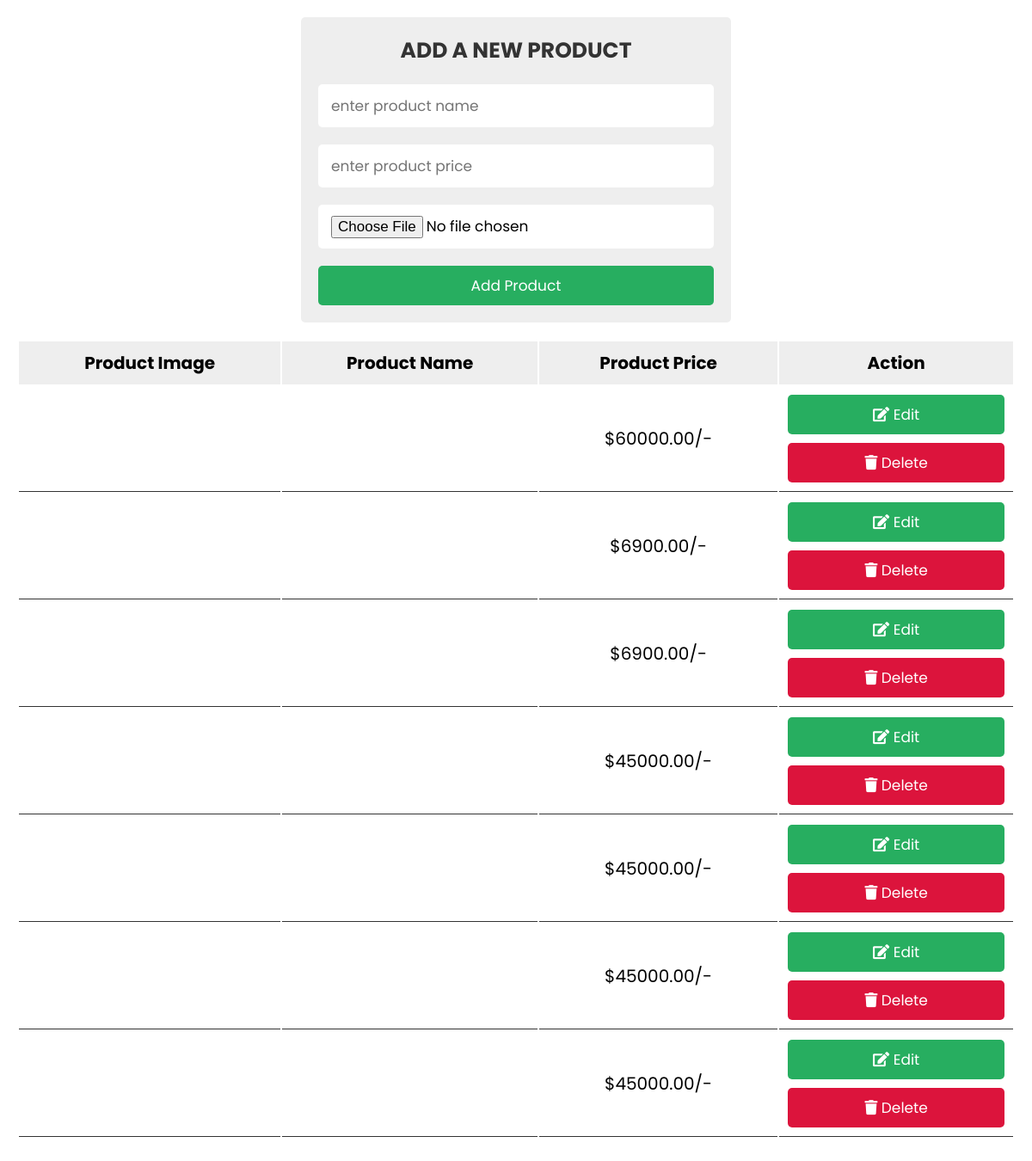
The page /gadgetgroovee/product_management/prod.php on the database its author committed.
### tables this page shows
CREATE TABLE `products` (
  `product_id` int(11) NOT NULL,
  `product_img` varchar(255) NOT NULL,
  `product_name` varchar(255) NOT NULL,
  `description` varchar(255) DEFAULT NULL,
  `price` decimal(10,2) NOT NULL,
  `status` enum('active','inactive') NOT NULL DEFAULT 'active'
);

### gadgetgroovee/product_management/prod.php (the view, shortened to what this page needs)
<?php
@include 'config.php';
?>
<!DOCTYPE html>
<html lang="en">
<head>
   <link rel="stylesheet" href="https://cdnjs.cloudflare.com/ajax/libs/font-awesome/5.15.4/css/all.min.css">
   <link rel="stylesheet" href="css/style.css">
</head>
<body>
<div class="container">
   <div class="admin-product-form-container">
      <form action="<?php $_SERVER['PHP_SELF'] ?>" method="post" enctype="multipart/form-data">
         <h3>add a new product</h3>
         <input type="text" placeholder="enter product name" name="product_name" class="box">
         <input type="number" placeholder="enter product price" name="product_price" class="box">
         <input type="file" accept="image/png, image/jpeg, image/jpg" name="product_image" class="box">
         <input type="submit" class="btn" name="add_product" value="add product">
      </form>
   </div>
   <?php
   $select = mysqli_query($conn, "SELECT * FROM products");
   ?>
   <div class="product-display">
      <table class="product-display-table">
         <thead>
         <tr>
            <th>product image</th>
            <th>product name</th>
            <th>product price</th>
            <th>action</th>
         </tr>
         </thead>
         <?php while($row = mysqli_fetch_assoc($select)){ ?>
         <tr>
            <td><img src="uploaded_img/<?php echo $row['image']; ?>" height="100" alt=""></td>
            <td><?php echo $row['name']; ?></td>
            <td>$<?php echo $row['price']; ?>/-</td>
            <td>
               <a href="admin_update.php?edit=<?php echo $row['id']; ?>" class="btn"> <i class="fas fa-edit"></i> edit </a>
               <a href="admin_page.php?delete=<?php echo $row['id']; ?>" class="btn"> <i class="fas fa-trash"></i> delete </a>
            </td>
         </tr>
      <?php } ?>
      </table>
   </div>
</div>
</body>
</html>

### gadgetgroovee/admin/css/style.css (style rules this page uses)
:root { --green:#27ae60; --black:#333; --white:#fff; --bg-color:#eee; --box-shadow:0 .5rem 1rem rgba(0,0,0,.1); --border:.1rem solid var(--black); }
* { font-family: 'Poppins', sans-serif; margin:0; padding:0; box-sizing: border-box; outline: none; border:none; text-decoration: none; text-transform: capitalize; }
html { font-size: 62.5%; overflow-x: hidden; }
.btn { display: block; width: 100%; cursor: pointer; border-radius: .5rem; margin-top: 1rem; font-size: 1.7rem; padding:1rem 3rem; background: var(--green); color:var(--white); text-align: center; }
.container { max-width: 1200px; padding:2rem; margin:0 auto; }
.admin-product-form-container form { max-width: 50rem; margin:0 auto; padding:2rem; border-radius: .5rem; background: var(--bg-color); }
.admin-product-form-container form h3 { text-transform: uppercase; color:var(--black); margin-bottom: 1rem; text-align: center; font-size: 2.5rem; }
.admin-product-form-container form .box { width: 100%; border-radius: .5rem; padding:1.2rem 1.5rem; font-size: 1.7rem; margin:1rem 0; background: var(--white); text-transform: none; }
.product-display { margin:2rem 0; }
.product-display .product-display-table { width: 100%; text-align: center; }
.product-display .product-display-table thead { background: var(--bg-color); }
.product-display .product-display-table th { padding:1rem; font-size: 2rem; }
.product-display .product-display-table td { padding:1rem; font-size: 2rem; border-bottom: var(--border); }
.product-display .product-display-table .btn:first-child { margin-top: 0; }
.product-display .product-display-table .btn:last-child { background: crimson; }

### rows shown on the page
products: price "60000.00"
products: price "6900.00"
products: price "6900.00"
products: price "45000.00"
products: price "45000.00"
products: price "45000.00"
products: price "45000.00"
